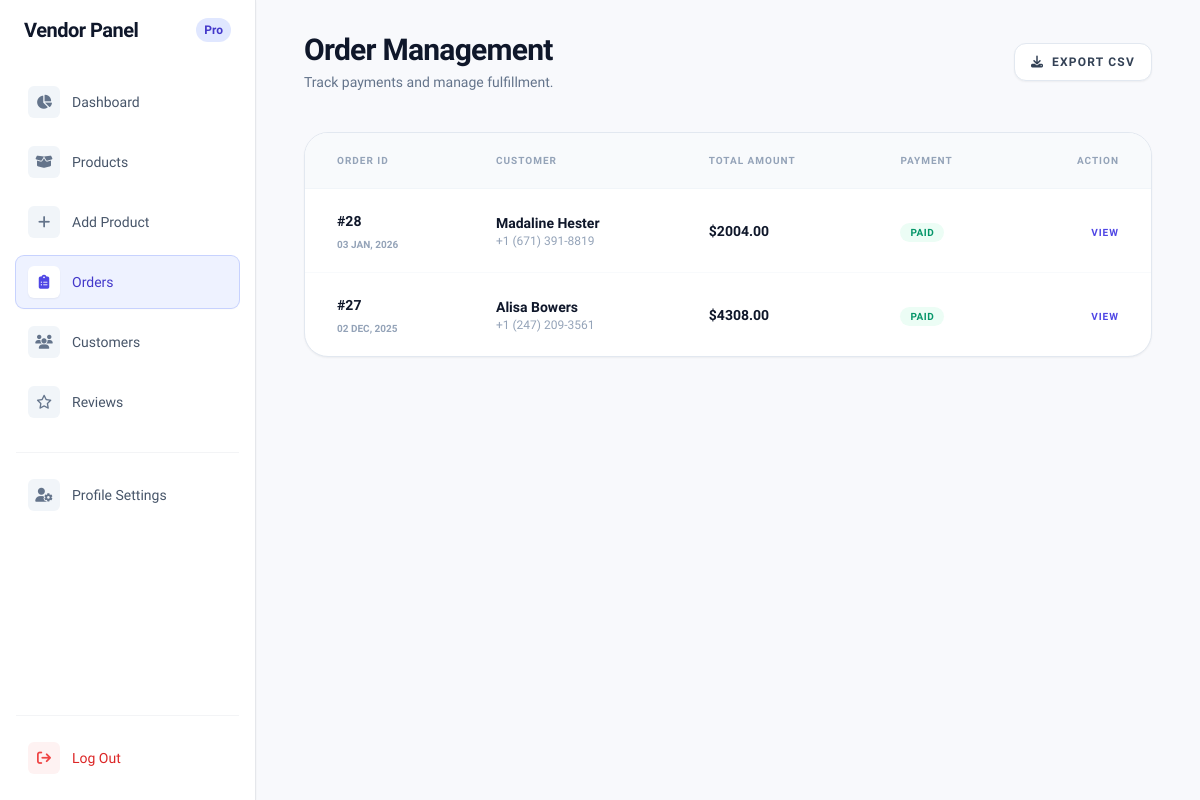
/vendor/dashboard/orders/ (signed in), run on an earlier commit of the app's database.
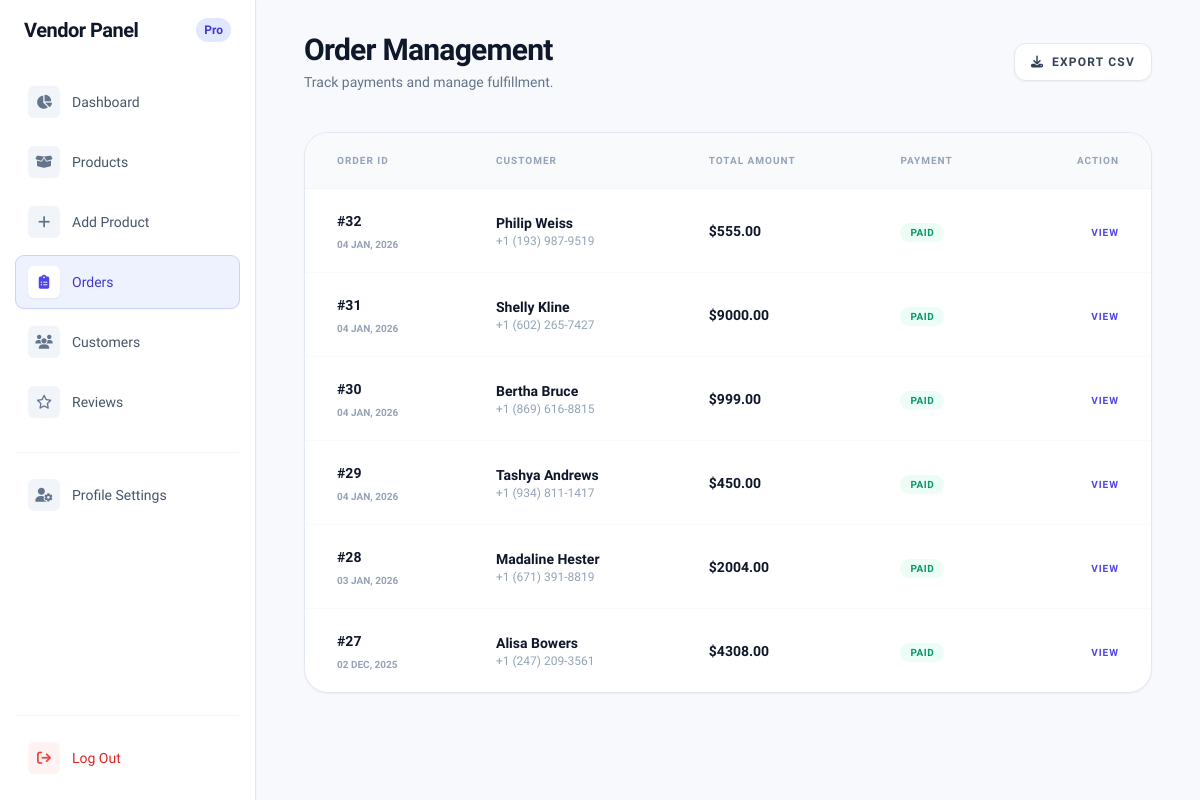
And on a later commit of the database.
### store/models.py (models this page shows, shortened)
class Order(models.Model):
    STATUS = (
        ("Paid", "Paid"),
        ("Pending", "Pending"),
        ("Failed", "Failed"),
    )
    user = models.ForeignKey(userauth_model.User, on_delete=models.SET_NULL, null=True)
    fullname = models.CharField(max_length=50, null=True, blank=True)
    mobile = models.CharField(max_length=50, null=True, blank=True)
    city = models.CharField(max_length=100, default='Unknown City')
    address = models.CharField(max_length=100, null=True, blank=True)
    state = models.CharField(max_length=100, null=True, blank=True)
    country = models.CharField(max_length=100, null=True, blank=True)
    total = models.DecimalField(default=0, decimal_places=2, max_digits=12, null=True, blank=True)
    payment_status = models.CharField(max_length=50, choices=STATUS, default="Pending")
    date = models.DateTimeField(default=timezone.now, null=True, blank=True)

### vendor/views.py (the view)
# urls.py: path('dashboard/orders/', views.vendor_orders, name='vendor_orders'),
@login_required
def vendor_orders(request):
    orders = (
        Order.objects
        .filter(orderitem__product__user=request.user)
        .annotate(
            vendor_total=Sum(
                "orderitem__sub_total",
                filter=Q(orderitem__product__user=request.user)
            )
        )
        .order_by('-date')
    )
    pending_orders = orders.filter(payment_status="pending")
    paid_orders = orders.filter(payment_status="paid")
    cancelled_orders = orders.filter(payment_status="cancelled")
    context = {
        'orders': orders,
        'pending_orders': pending_orders,
        'paid_orders': paid_orders,
        'cancelled_orders': cancelled_orders,
    }
    return render(request, 'vendor/orders.html', context)

### store/context_processors.py (called while the page is built)
def cart_wishlist_counts(request):
    cart_count = 0
    wishlist_count = 0
    if request.user.is_authenticated:
        cart_count = Cart.objects.filter(user=request.user).count()
        wishlist_count = Wishlist.objects.filter(user=request.user).count()
    return {
        'CART_ITEM_COUNT': cart_count,
        'WISHLIST_ITEM_COUNT': wishlist_count,
    }

def default(request):
    categories = Category.objects.all()
    return {
        'categories': categories,
    }

### templates/vendor/orders.html (shortened to what the changed rows need)
<!DOCTYPE html>
<html lang="en">
<head>
    <script src="https://cdn.tailwindcss.com"></script>
    <link href="https://cdnjs.cloudflare.com/ajax/libs/flowbite/2.2.1/flowbite.min.css" rel="stylesheet" />
    <link rel="stylesheet" href="https://cdnjs.cloudflare.com/ajax/libs/font-awesome/6.4.0/css/all.min.css">
</head>
<body class="bg-[#F8F9FC] h-screen flex overflow-hidden font-['Plus_Jakarta_Sans']">
    <aside class="w-64 bg-white border-r border-slate-200 hidden lg:block flex-shrink-0 z-20">
        {% include 'vendor/includes/vendor.sidebar.html' %}
    </aside>
    <main class="flex-1 px-4 lg:px-[4%] 2xl:px-[8%] p-8 overflow-y-auto h-full mobile-padding">
        <header class="flex flex-col md:flex-row md:items-center justify-between mb-10 gap-4 mobile-header-stack">
            <div class="flex items-center justify-between w-full md:w-auto">
                <div>
                    <h1 class="text-3xl font-black text-slate-900 tracking-tight">Order Management</h1>
                </div>
            </div>
        </header>
        <div class="bg-white rounded-3xl border border-slate-200 shadow-sm overflow-hidden mb-12">
            <div class="overflow-x-auto">
                <table class="w-full text-left min-w-[800px]">
                    <thead class="bg-slate-50 border-b border-slate-100">
                        <tr>
                            <th class="px-8 py-5 text-[10px] font-black text-slate-400 uppercase tracking-widest">Order
                                ID</th>
                            <th class="px-8 py-5 text-[10px] font-black text-slate-400 uppercase tracking-widest">
                                Customer</th>
                            <th class="px-8 py-5 text-[10px] font-black text-slate-400 uppercase tracking-widest">Total
                                Amount</th>
                            <th class="px-8 py-5 text-[10px] font-black text-slate-400 uppercase tracking-widest">
                                Payment</th>
                            <th
                                class="px-8 py-5 text-[10px] font-black text-slate-400 uppercase tracking-widest text-right">
                                Action</th>
                        </tr>
                    </thead>
                    <tbody class="divide-y divide-slate-50">
                        {% for o in orders %}
                        <tr class="hover:bg-slate-50/50 transition-all group">
                            <td class="px-8 py-5">
                                <span class="text-sm font-black text-slate-900">#{{ o.id }}</span>
                                <p class="text-[10px] text-slate-400 font-bold uppercase mt-1">{{ o.date|date:"d M, Y"}}</p>
                            </td>
                            <td class="px-8 py-5">
                                <div class="flex flex-col">
                                    <span class="text-sm font-bold text-slate-900">{{ o.fullname }}</span>
                                    <span class="text-xs text-slate-400">{{ o.mobile }}</span>
                                </div>
                            </td>
                            <td class="px-8 py-5">
                                <span class="text-sm font-black text-slate-900">${{ o.total }}</span>
                            </td>
                            <td class="px-8 py-5">
                                <span
                                    class="px-2.5 py-1 rounded-full text-[10px] font-black uppercase tracking-wider
                                    {% if o.payment_status == 'Paid' %} bg-emerald-50 text-emerald-600 {% else %} bg-amber-50 text-amber-600 {% endif %}">
                                    {{ o.payment_status }}
                                </span>
                            </td>
                            <td class="px-8 py-5 text-right space-x-5">
                                <a href="{% url 'order_detail' o.id %}"
                                    class="text-indigo-600 hover:text-indigo-900 text-[10px] font-black uppercase tracking-widest transition-colors">View</a>
                            </td>
                        </tr>
                        {% empty %}
                        <tr>
                            <td colspan="5" class="px-8 py-12">
                                {% include 'vendor/includes/empty_state.html' with message="No orders have been placed yet." %}
                            </td>
                        </tr>
                        {% endfor %}
                    </tbody>
                </table>
            </div>
        </div>
    </main>
</body>
</html>

What changed in the data, as far as the page shows it:
added Order: id "32", date "04 JAN, 2026", fullname "Philip Weiss", mobile "+1 (193) 987-9519", total "555.00", payment_status "PAID"
added Order: id "31", date "04 JAN, 2026", fullname "Shelly Kline", mobile "+1 (602) 265-7427", total "9000.00", payment_status "PAID"
added Order: id "30", date "04 JAN, 2026", fullname "Bertha Bruce", mobile "+1 (869) 616-8815", total "999.00", payment_status "PAID"
added Order: id "29", date "04 JAN, 2026", fullname "Tashya Andrews", mobile "+1 (934) 811-1417", total "450.00", payment_status "PAID"
